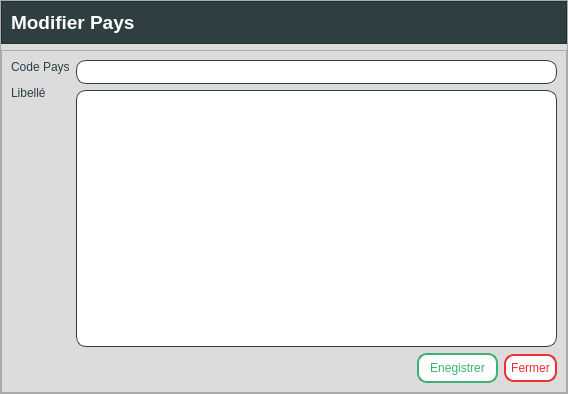
<?xml version="1.0" encoding="UTF-8"?>
<ui version="4.0">
 <class>Form</class>
 <widget class="QWidget" name="Form">
  <property name="geometry">
   <rect>
    <x>0</x>
    <y>0</y>
    <width>568</width>
    <height>394</height>
   </rect>
  </property>
  <property name="windowTitle">
   <string>Form</string>
  </property>
  <property name="styleSheet">
   <string notr="true">background-color:#DCDCDC	</string>
  </property>
  <layout class="QVBoxLayout" name="verticalLayout">
   <property name="leftMargin">
    <number>0</number>
   </property>
   <property name="topMargin">
    <number>0</number>
   </property>
   <property name="rightMargin">
    <number>0</number>
   </property>
   <property name="bottomMargin">
    <number>0</number>
   </property>
   <item>
    <widget class="QFrame" name="frame">
     <property name="frameShape">
      <enum>QFrame::StyledPanel</enum>
     </property>
     <property name="frameShadow">
      <enum>QFrame::Raised</enum>
     </property>
     <layout class="QVBoxLayout" name="verticalLayout_2">
      <property name="leftMargin">
       <number>0</number>
      </property>
      <property name="topMargin">
       <number>0</number>
      </property>
      <property name="rightMargin">
       <number>0</number>
      </property>
      <property name="bottomMargin">
       <number>0</number>
      </property>
      <item>
       <widget class="QFrame" name="frame_2">
        <property name="styleSheet">
         <string notr="true">background-color: #2f3e40; /*#2f3e46,1a535c;1d3557;233d4d*/
color: rgb(255, 255, 255);</string>
        </property>
        <property name="frameShape">
         <enum>QFrame::StyledPanel</enum>
        </property>
        <property name="frameShadow">
         <enum>QFrame::Raised</enum>
        </property>
        <layout class="QHBoxLayout" name="horizontalLayout">
         <property name="leftMargin">
          <number>9</number>
         </property>
         <property name="topMargin">
          <number>9</number>
         </property>
         <property name="rightMargin">
          <number>9</number>
         </property>
         <property name="bottomMargin">
          <number>9</number>
         </property>
         <item>
          <widget class="QLabel" name="label">
           <property name="font">
            <font>
             <family>Segoe UI</family>
             <pointsize>14</pointsize>
             <bold>true</bold>
            </font>
           </property>
           <property name="text">
            <string>Modifier Pays</string>
           </property>
          </widget>
         </item>
         <item>
          <spacer name="horizontalSpacer">
           <property name="orientation">
            <enum>Qt::Horizontal</enum>
           </property>
           <property name="sizeHint" stdset="0">
            <size>
             <width>466</width>
             <height>20</height>
            </size>
           </property>
          </spacer>
         </item>
        </layout>
       </widget>
      </item>
      <item>
       <widget class="QFrame" name="frame_3">
        <property name="frameShape">
         <enum>QFrame::StyledPanel</enum>
        </property>
        <property name="frameShadow">
         <enum>QFrame::Raised</enum>
        </property>
        <layout class="QVBoxLayout" name="verticalLayout_3">
         <property name="leftMargin">
          <number>9</number>
         </property>
         <property name="topMargin">
          <number>9</number>
         </property>
         <property name="rightMargin">
          <number>9</number>
         </property>
         <property name="bottomMargin">
          <number>9</number>
         </property>
         <item>
          <layout class="QHBoxLayout" name="horizontalLayout_2">
           <item>
            <layout class="QVBoxLayout" name="verticalLayout_4">
             <property name="spacing">
              <number>12</number>
             </property>
             <item>
              <widget class="QLabel" name="label_3">
               <property name="palette">
                <palette>
                 <active>
                  <colorrole role="WindowText">
                   <brush brushstyle="SolidPattern">
                    <color alpha="255">
                     <red>47</red>
                     <green>62</green>
                     <blue>70</blue>
                    </color>
                   </brush>
                  </colorrole>
                  <colorrole role="Button">
                   <brush brushstyle="SolidPattern">
                    <color alpha="255">
                     <red>220</red>
                     <green>220</green>
                     <blue>220</blue>
                    </color>
                   </brush>
                  </colorrole>
                  <colorrole role="Text">
                   <brush brushstyle="SolidPattern">
                    <color alpha="255">
                     <red>47</red>
                     <green>62</green>
                     <blue>70</blue>
                    </color>
                   </brush>
                  </colorrole>
                  <colorrole role="ButtonText">
                   <brush brushstyle="SolidPattern">
                    <color alpha="255">
                     <red>47</red>
                     <green>62</green>
                     <blue>70</blue>
                    </color>
                   </brush>
                  </colorrole>
                  <colorrole role="Base">
                   <brush brushstyle="SolidPattern">
                    <color alpha="255">
                     <red>220</red>
                     <green>220</green>
                     <blue>220</blue>
                    </color>
                   </brush>
                  </colorrole>
                  <colorrole role="Window">
                   <brush brushstyle="SolidPattern">
                    <color alpha="255">
                     <red>220</red>
                     <green>220</green>
                     <blue>220</blue>
                    </color>
                   </brush>
                  </colorrole>
                  <colorrole role="PlaceholderText">
                   <brush brushstyle="SolidPattern">
                    <color alpha="255">
                     <red>47</red>
                     <green>62</green>
                     <blue>70</blue>
                    </color>
                   </brush>
                  </colorrole>
                 </active>
                 <inactive>
                  <colorrole role="WindowText">
                   <brush brushstyle="SolidPattern">
                    <color alpha="255">
                     <red>47</red>
                     <green>62</green>
                     <blue>70</blue>
                    </color>
                   </brush>
                  </colorrole>
                  <colorrole role="Button">
                   <brush brushstyle="SolidPattern">
                    <color alpha="255">
                     <red>220</red>
                     <green>220</green>
                     <blue>220</blue>
                    </color>
                   </brush>
                  </colorrole>
                  <colorrole role="Text">
                   <brush brushstyle="SolidPattern">
                    <color alpha="255">
                     <red>47</red>
                     <green>62</green>
                     <blue>70</blue>
                    </color>
                   </brush>
                  </colorrole>
                  <colorrole role="ButtonText">
                   <brush brushstyle="SolidPattern">
                    <color alpha="255">
                     <red>47</red>
                     <green>62</green>
                     <blue>70</blue>
                    </color>
                   </brush>
                  </colorrole>
                  <colorrole role="Base">
                   <brush brushstyle="SolidPattern">
                    <color alpha="255">
                     <red>220</red>
                     <green>220</green>
                     <blue>220</blue>
                    </color>
                   </brush>
                  </colorrole>
                  <colorrole role="Window">
                   <brush brushstyle="SolidPattern">
                    <color alpha="255">
                     <red>220</red>
                     <green>220</green>
                     <blue>220</blue>
                    </color>
                   </brush>
                  </colorrole>
                  <colorrole role="PlaceholderText">
                   <brush brushstyle="SolidPattern">
                    <color alpha="255">
                     <red>47</red>
                     <green>62</green>
                     <blue>70</blue>
                    </color>
                   </brush>
                  </colorrole>
                 </inactive>
                 <disabled>
                  <colorrole role="WindowText">
                   <brush brushstyle="SolidPattern">
                    <color alpha="255">
                     <red>47</red>
                     <green>62</green>
                     <blue>70</blue>
                    </color>
                   </brush>
                  </colorrole>
                  <colorrole role="Button">
                   <brush brushstyle="SolidPattern">
                    <color alpha="255">
                     <red>220</red>
                     <green>220</green>
                     <blue>220</blue>
                    </color>
                   </brush>
                  </colorrole>
                  <colorrole role="Text">
                   <brush brushstyle="SolidPattern">
                    <color alpha="255">
                     <red>47</red>
                     <green>62</green>
                     <blue>70</blue>
                    </color>
                   </brush>
                  </colorrole>
                  <colorrole role="ButtonText">
                   <brush brushstyle="SolidPattern">
                    <color alpha="255">
                     <red>47</red>
                     <green>62</green>
                     <blue>70</blue>
                    </color>
                   </brush>
                  </colorrole>
                  <colorrole role="Base">
                   <brush brushstyle="SolidPattern">
                    <color alpha="255">
                     <red>220</red>
                     <green>220</green>
                     <blue>220</blue>
                    </color>
                   </brush>
                  </colorrole>
                  <colorrole role="Window">
                   <brush brushstyle="SolidPattern">
                    <color alpha="255">
                     <red>220</red>
                     <green>220</green>
                     <blue>220</blue>
                    </color>
                   </brush>
                  </colorrole>
                  <colorrole role="PlaceholderText">
                   <brush brushstyle="SolidPattern">
                    <color alpha="255">
                     <red>47</red>
                     <green>62</green>
                     <blue>70</blue>
                    </color>
                   </brush>
                  </colorrole>
                 </disabled>
                </palette>
               </property>
               <property name="styleSheet">
                <string notr="true">color: #2f3e46;</string>
               </property>
               <property name="text">
                <string>Code Pays</string>
               </property>
              </widget>
             </item>
             <item>
              <widget class="QLabel" name="label_2">
               <property name="styleSheet">
                <string notr="true">color: #2f3e46;</string>
               </property>
               <property name="text">
                <string>Libellé</string>
               </property>
              </widget>
             </item>
             <item>
              <spacer name="verticalSpacer">
               <property name="orientation">
                <enum>Qt::Vertical</enum>
               </property>
               <property name="sizeHint" stdset="0">
                <size>
                 <width>20</width>
                 <height>40</height>
                </size>
               </property>
              </spacer>
             </item>
            </layout>
           </item>
           <item>
            <layout class="QVBoxLayout" name="verticalLayout_6">
             <property name="spacing">
              <number>6</number>
             </property>
             <item>
              <widget class="QLineEdit" name="code_pays">
               <property name="styleSheet">
                <string notr="true">border : 1px solid #2f3e46;
border-radius:10px;
padding: 3px;
background-color: white;
color: #2f3e46;
</string>
               </property>
              </widget>
             </item>
             <item>
              <widget class="QTextEdit" name="libelle">
               <property name="styleSheet">
                <string notr="true">border : 1px solid #2f3e46;
border-radius:10px;
padding: 3px;
background-color: white;
color: #2f3e46;
</string>
               </property>
              </widget>
             </item>
            </layout>
           </item>
          </layout>
         </item>
         <item>
          <layout class="QHBoxLayout" name="horizontalLayout_4">
           <property name="topMargin">
            <number>0</number>
           </property>
           <property name="bottomMargin">
            <number>0</number>
           </property>
           <item>
            <spacer name="horizontalSpacer_2">
             <property name="orientation">
              <enum>Qt::Horizontal</enum>
             </property>
             <property name="sizeHint" stdset="0">
              <size>
               <width>40</width>
               <height>20</height>
              </size>
             </property>
            </spacer>
           </item>
           <item>
            <widget class="QPushButton" name="enregistrer_modifier_pays">
             <property name="styleSheet">
              <string notr="true">QPushButton {width: 65px;
background-color: white;
border: 2px solid #3bb273;
color: #3bb273;
padding: 6px;
border-radius: 10px;}

QPushButton:hover {background-color: #3bb273;color: white;}
QPushButton:pressed { margin: 1px; }
</string>
             </property>
             <property name="text">
              <string>Enegistrer</string>
             </property>
            </widget>
           </item>
           <item>
            <widget class="QPushButton" name="fermer_modifier_pays">
             <property name="styleSheet">
              <string notr="true">QPushButton {background-color: white;
border: 2px solid #ee2e31;
color: #ee2e31;
padding: 5px;
border-radius: 10px;}
QPushButton:hover {
background-color: #ee2e31;
color: white;
}
QPushButton:pressed{
margin: 1px;
}
/*#ee2e31*/</string>
             </property>
             <property name="text">
              <string>Fermer</string>
             </property>
            </widget>
           </item>
          </layout>
         </item>
        </layout>
       </widget>
      </item>
     </layout>
    </widget>
   </item>
  </layout>
 </widget>
 <resources/>
 <connections/>
</ui>
